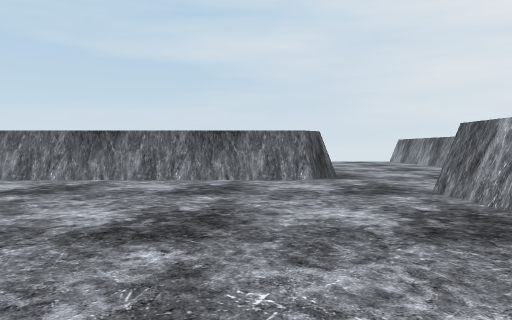
View 1 (above)

24 first-person views from a walk through a scene from a Unity 3-D project. The camera is 1.3 m above the floor, tilts 2° down and sees 70° across. Doors are open. The floor is counted in squares, 2 m on a side. Each view is taken from the middle of a square. On the plan, view 1 faces up. The plan holds only what a view shows up to about 11 squares ahead; the rest is blank. The place goes on beyond the plan. The player character is not drawn.

View 2
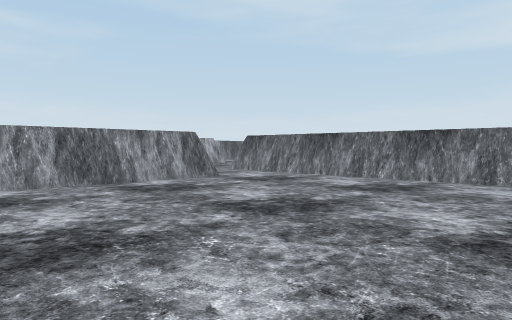

View 3
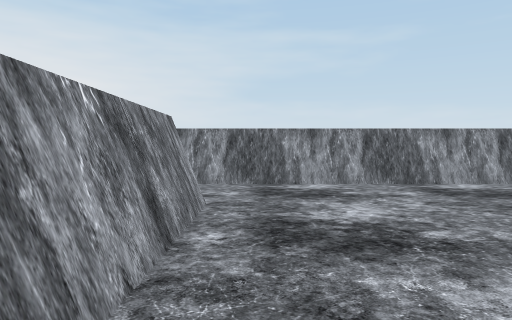

View 4
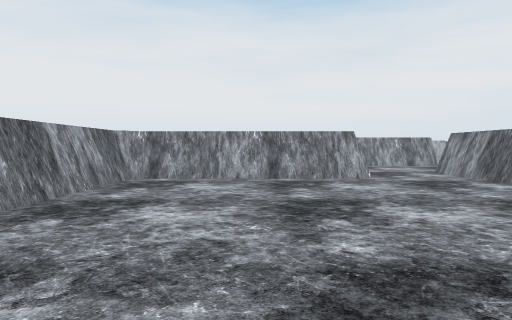

View 5
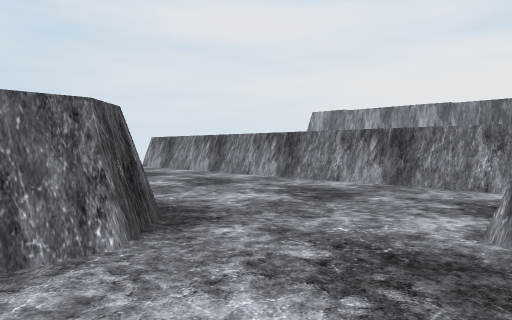

View 6
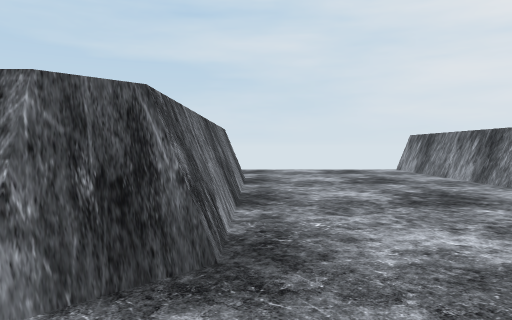

View 7
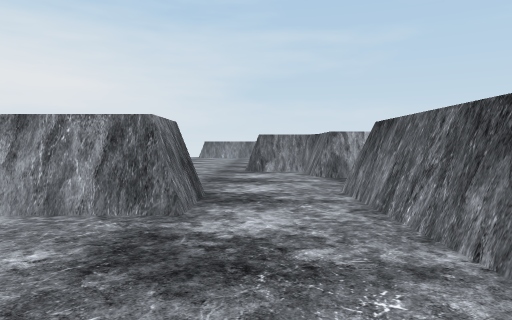

View 8
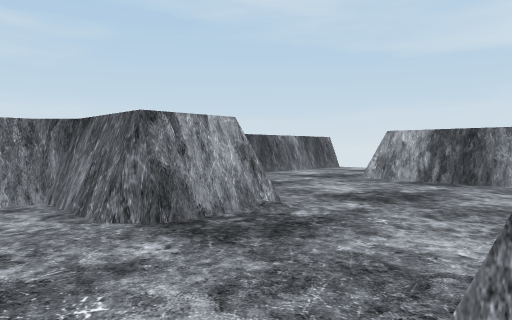

View 9
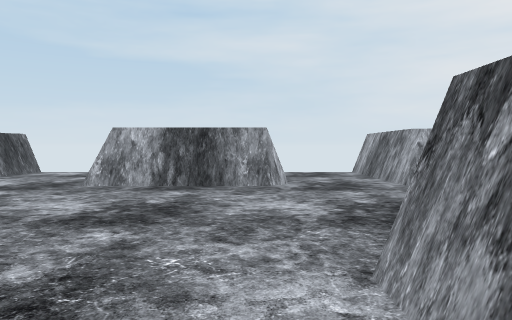

View 10
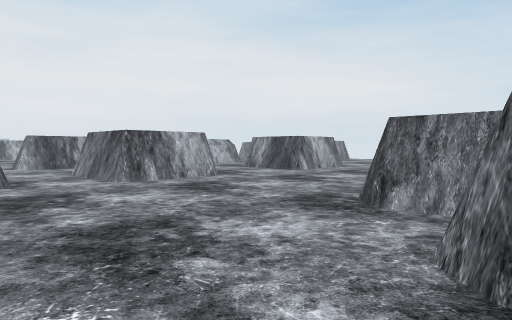

View 11
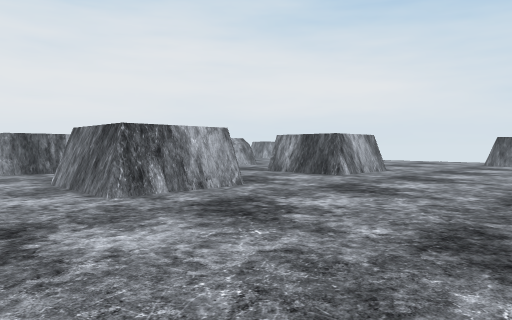

View 12
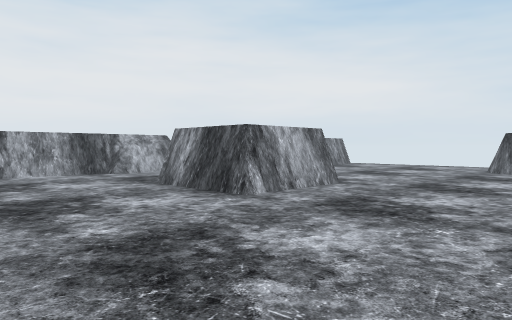

View 13
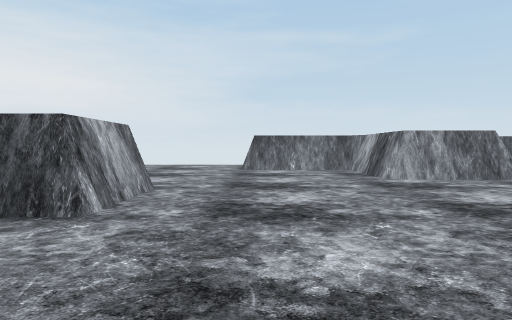

View 14
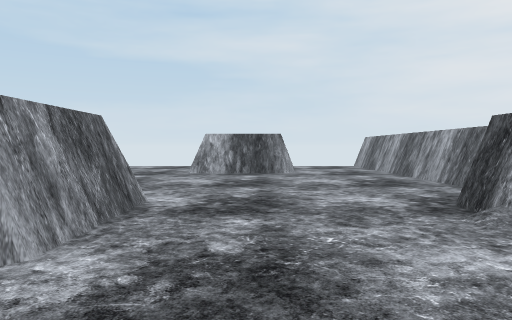

View 15
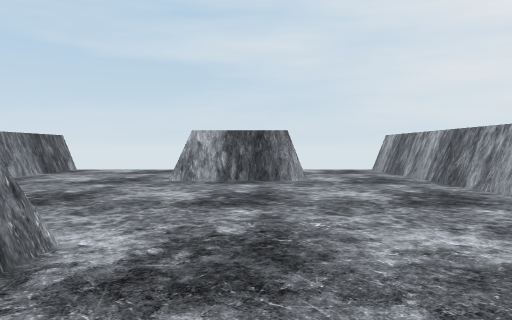

View 16
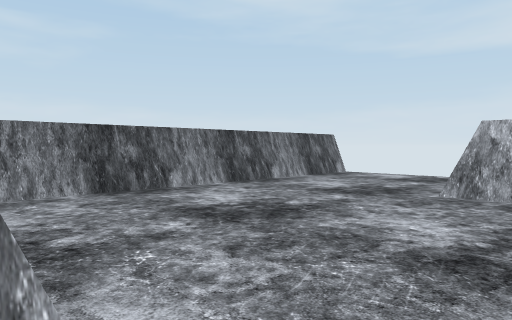

View 17
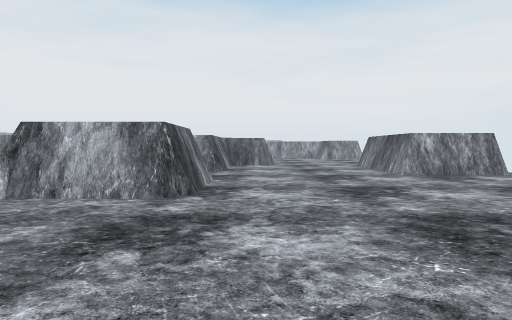

View 18
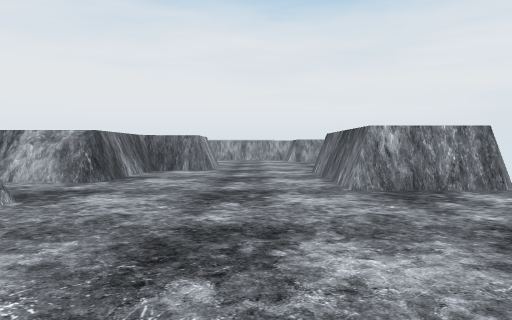

View 19
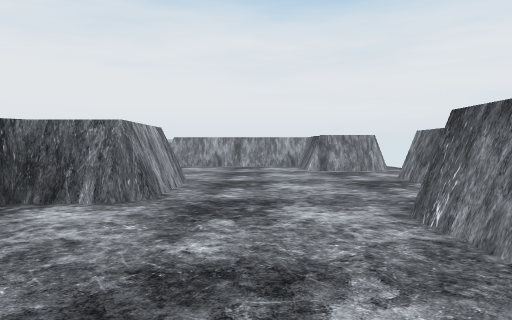

View 20
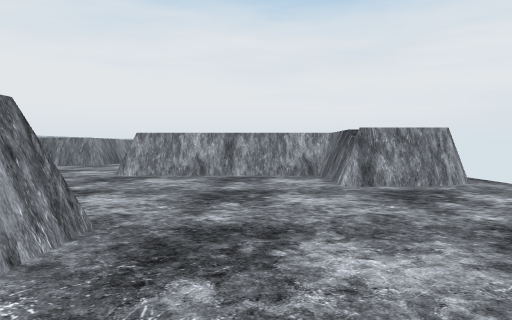

View 21
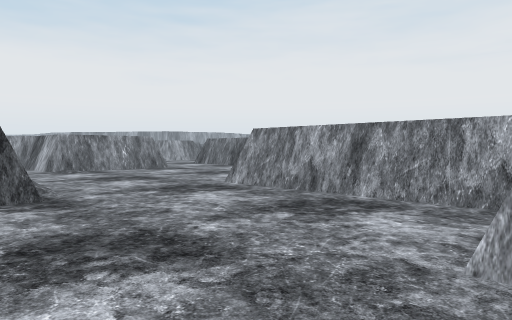

View 22
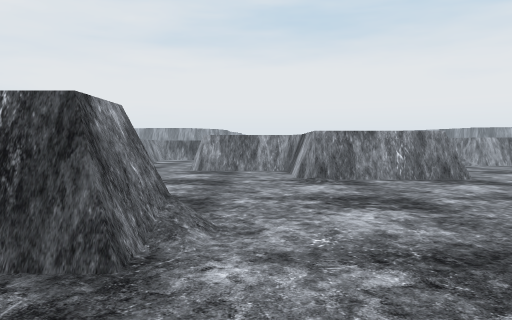

View 23
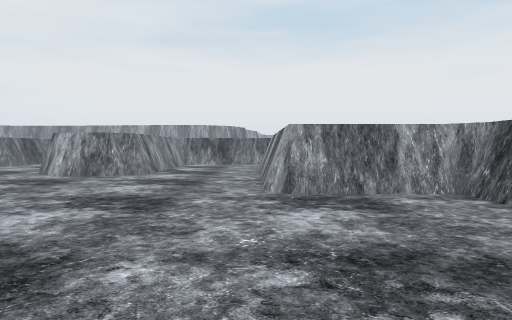

View 24
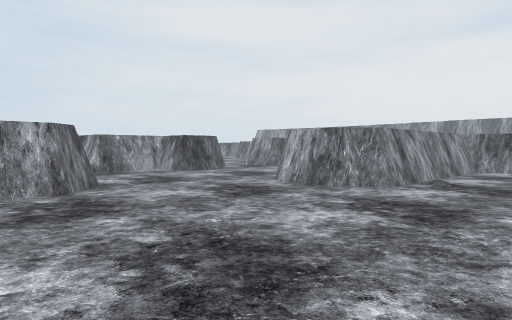

### Floor plan
Key: @ floor where view 1 was taken; # wall or solid block; . floor; / step, stairs or slope.
Columns run from 25 left of view 1 to 6 right of it. Each row starts with its distance up from view 1.
 17  #         ##        #         #
 16  #....   ..##..    ..#     ....#
 15  #....   ..##..    ..#     ....#
 14  #....###..##..####..#     ....#
 13  #....##...##...###..     #....#
 12  #.........# ........     #....#
 11  #.........#  .......     #....#
 10  #.........#   .....      #....#
  9  #.........     #..#      #....#
  8      #....#   ###..########....#
  7      #.../    #................#
  6   ####.../    #................#
  5   #................##.......#
  4   #...............  #.......#
  3   #...............  #.......#
  2   ................  #.......#
  1   .....###...###.#  #.......#
  0   .....###...  #.#  #....@..#
 -1  ......###...  #.####..######
 -2 .............  ....##..
 -3 ###.......... .........
 -4   #....#########......
 -5   #....#####  ##.....
 -6   #....#      .....#
 -7   .....#      .....#
 -8   ....##     ......######
 -9   ....#     ............#
-10 ##....##   ...........
-11 #......#  ......######
-12 .......##......##
-13 .##............##
-14 .##..........####
-15   #..........#
-16   ######.....#

Where each view was taken, in squares from view 1:
view 1: 0 up, 0 right, facing up
view 2: 0 up, 2 right, facing up-left
view 3: 0 up, 2 right, facing left
view 4: 7 up, 0 right, facing down
view 5: 5 up, 0 right, facing up-right
view 6: 6 up, 2 right, facing up
view 7: 6 up, 1 left, facing left
view 8: 6 up, 6 left, facing up-left
view 9: 7 up, 7 left, facing up
view 10: 8 up, 7 left, facing down-left
view 11: 6 up, 8 left, facing down-left
view 12: 5 up, 12 left, facing down-left
view 13: 3 up, 12 left, facing left
view 14: 4 up, 18 left, facing up
view 15: 6 up, 18 left, facing up
view 16: 8 up, 18 left, facing up-left
view 17: 6 up, 19 left, facing down
view 18: 3 up, 21 left, facing down
view 19: 3 down, 21 left, facing down
view 20: 7 down, 21 left, facing down
view 21: 11 down, 23 left, facing down-right
view 22: 13 down, 20 left, facing right
view 23: 11 down, 15 left, facing right
view 24: 11 down, 12 left, facing up-right
